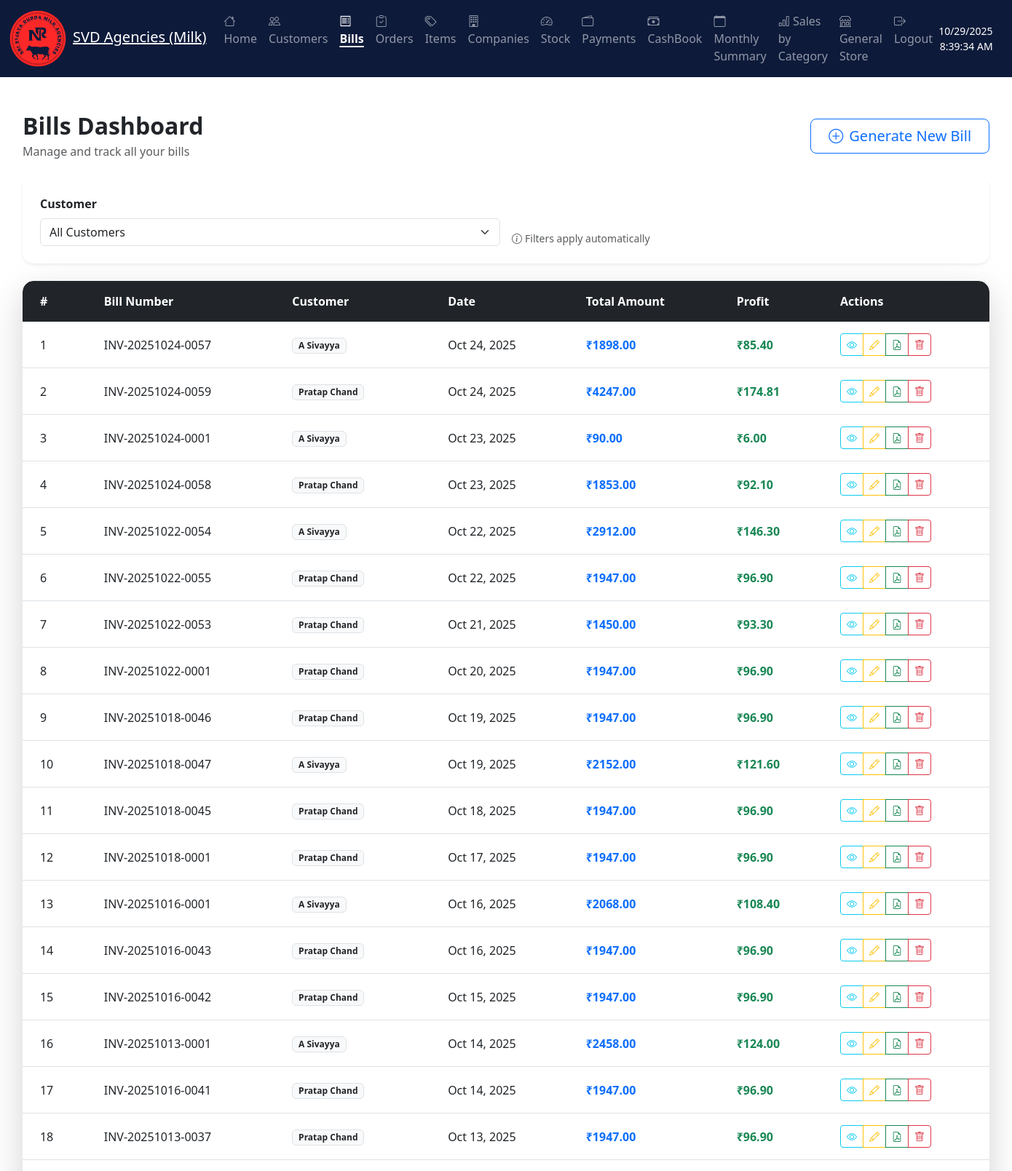
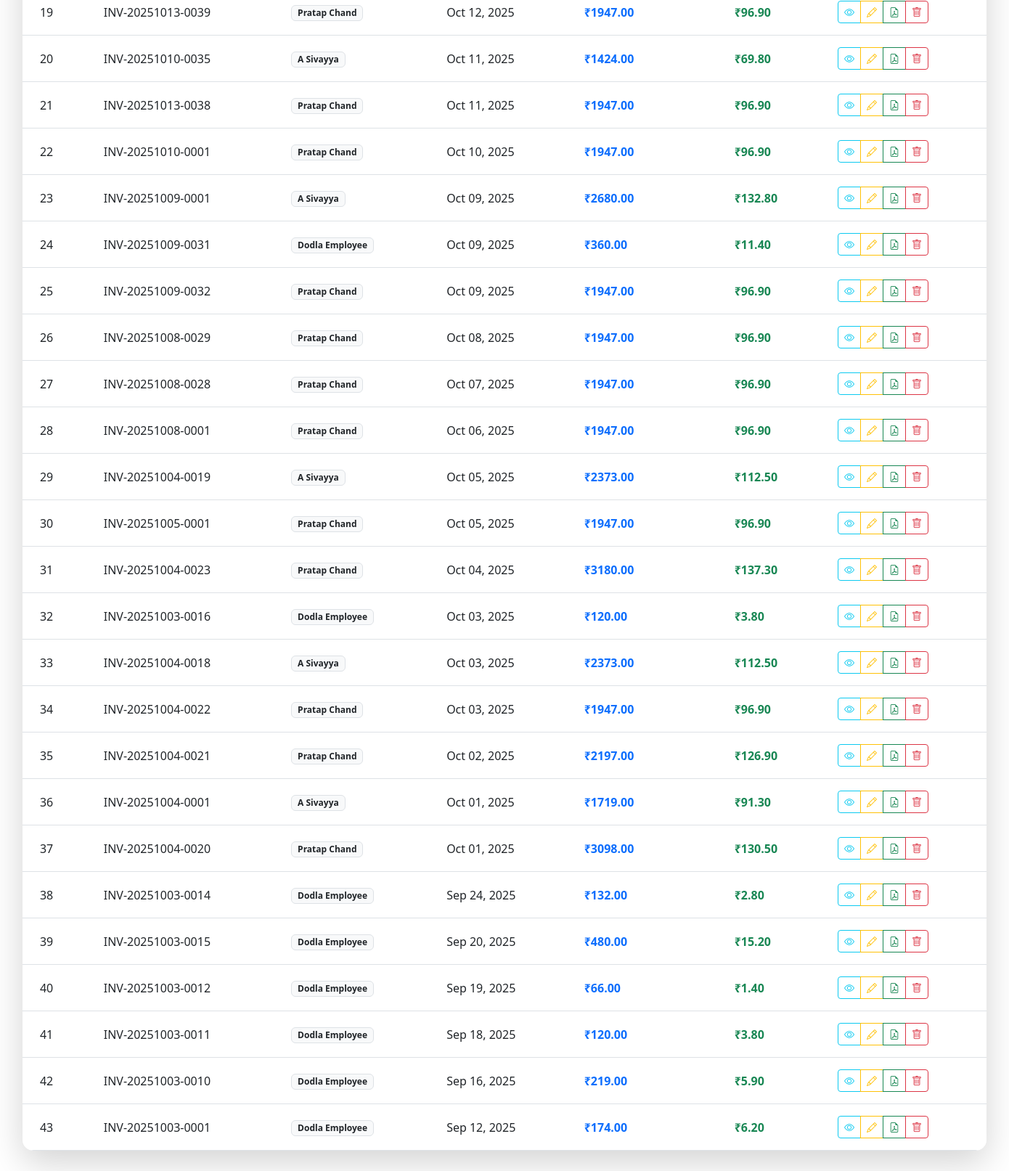
The page /milk_agency/bills/ (signed in) on the database as committed earlier (2 pictures, top to bottom).
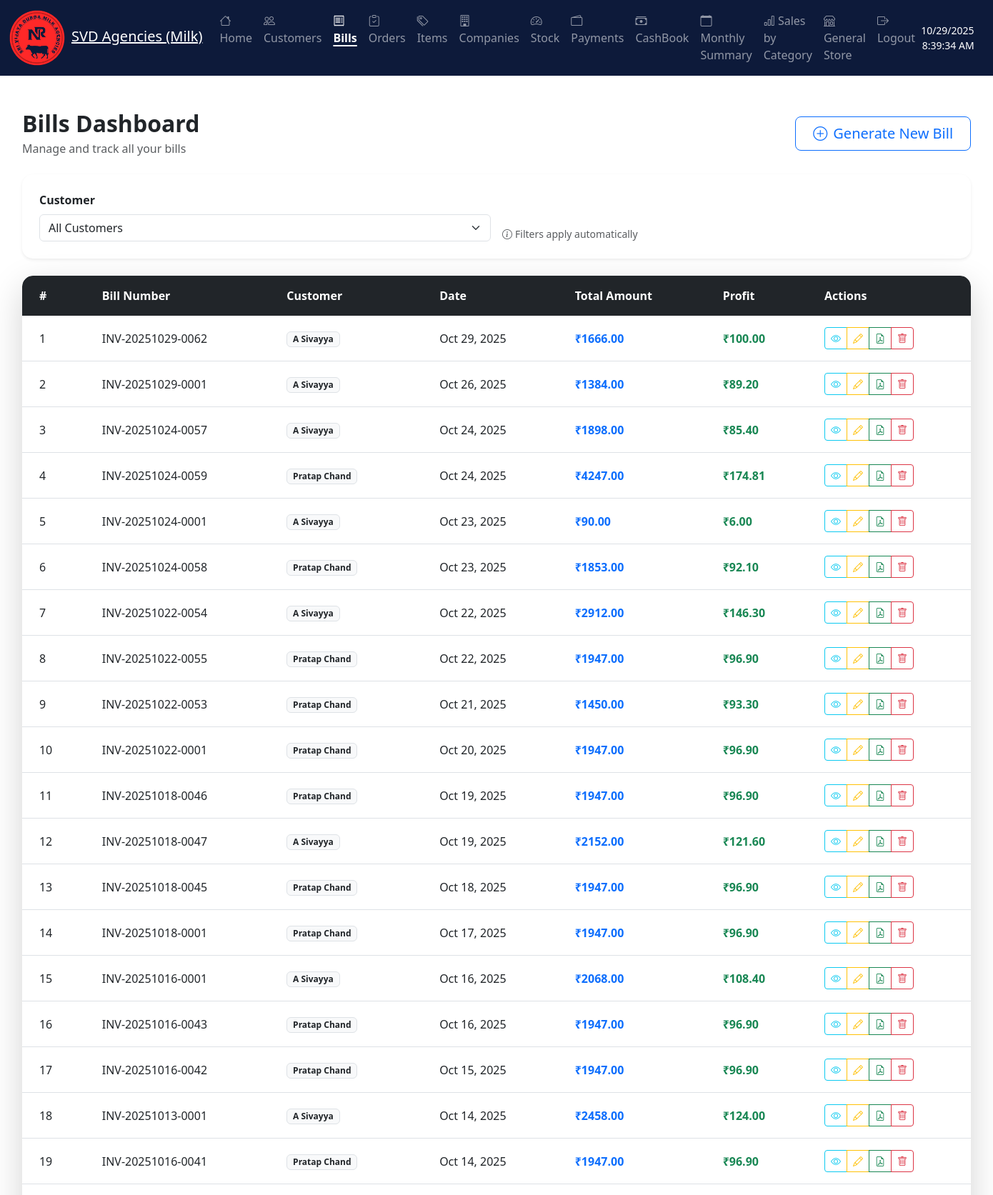
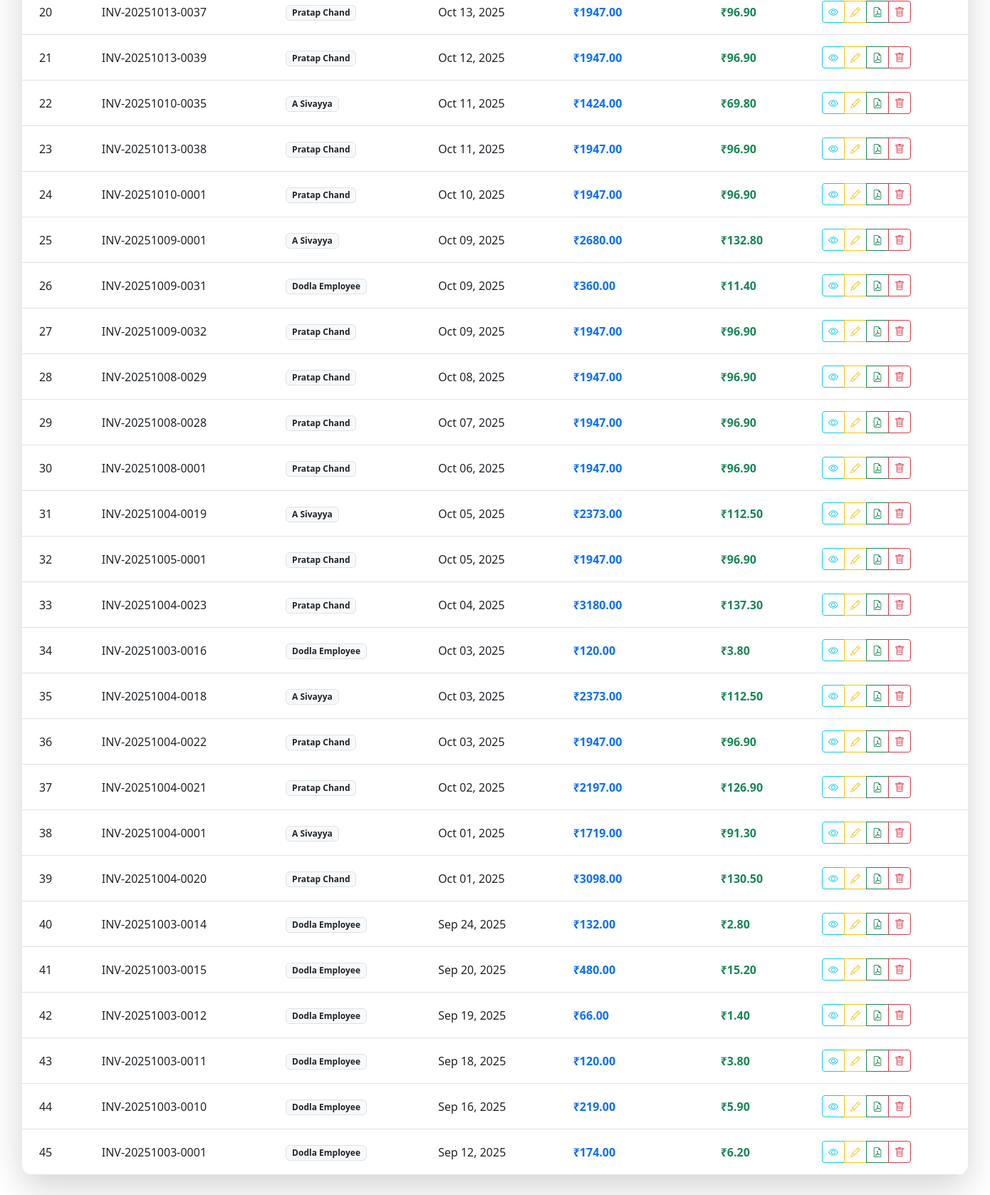
The same page on the database as committed later (2 pictures, top to bottom).
### milk_agency/models.py (models this page shows, shortened)
class Bill(models.Model):
    customer = models.ForeignKey(Customer, on_delete=models.SET_NULL, null=True, blank=True, related_name='bills')
    invoice_number = models.CharField(max_length=50, unique=True)
    invoice_date = models.DateField(default=timezone.now)
    total_amount = models.DecimalField(max_digits=12, decimal_places=2)
    op_due_amount = models.DecimalField(max_digits=12, decimal_places=2, default=0)
    last_paid = models.DecimalField(max_digits=12, decimal_places=2, default=0, help_text="Last paid amount for this bill")
    profit = models.DecimalField(max_digits=12, decimal_places=2, default=0, help_text="Total profit from this bill")
    created_at = models.DateTimeField(auto_now_add=True, null=True, blank=True)

class Customer(AbstractBaseUser, PermissionsMixin):
    phone = models.CharField(max_length=20, unique=True, help_text="Phone number for login")
    name = models.CharField(max_length=255)
    shop_name = models.CharField(max_length=255, blank=True, help_text="Name of the customer's shop")
    retailer_id = models.CharField(max_length=100, blank=True, help_text="Unique identifier for the retailer")
    flat_number = models.CharField(max_length=255, blank=True)
    area = models.CharField(max_length=255, blank=True)
    pin_code = models.CharField(max_length=10, blank=True)
    city = models.CharField(max_length=100, blank=True)
    state = models.CharField(max_length=100, blank=True)
    due = models.DecimalField(max_digits=12, decimal_places=2, default=0, help_text="Customer's current balance")
    last_paid_balance = models.DecimalField(max_digits=12, decimal_places=2, default=0)
    frozen = models.BooleanField(default=False)
    last_login = models.DateTimeField(blank=True, null=True)
    is_active = models.BooleanField(default=True)
    is_staff = models.BooleanField(default=False)  # Needed to access admin site
    objects = CustomerManager()
    USERNAME_FIELD = "phone"
    REQUIRED_FIELDS = ["name"]
    groups = models.ManyToManyField(
        'auth.Group',
        related_name='customer_groups',
        blank=True,
        help_text='The groups this customer belongs to.',
        verbose_name='groups',
    )
    user_permissions = models.ManyToManyField(
        'auth.Permission',
        related_name='customer_permissions',
        blank=True,
        help_text='Specific permissions for this customer.',
        verbose_name='user permissions',
    )
    class Meta:
        ordering = ["name"]

### milk_agency/views_bills.py (the view)
# urls.py: path('bills/', views_bills.bills_dashboard, name='bills_dashboard'),
@login_required
def bills_dashboard(request):
    customer_id = request.GET.get('customer', '')
    bills = Bill.objects.select_related('customer')
    if customer_id:
        try:
            bills = bills.filter(customer_id=int(customer_id))
        except ValueError:
            pass  # Invalid customer ID, ignore filter
    bills = bills.order_by('-invoice_date')
    customers = Customer.objects.filter(frozen=False).order_by('name')
    context = {
        'bills': bills,
        'customers': customers,
        'selected_customer': customer_id,
    }
    return render(request, 'milk_agency/bills/bills_dashboard.html', context)

### customer_portal/authentication.py (called while the page is built)
    def get_user(self, user_id):
        try:
            return Customer.objects.get(pk=user_id)
        except Customer.DoesNotExist:
            return None

### templates/milk_agency/bills/bills_dashboard.html (shortened to what the changed rows need)
{% extends "milk_agency/home/base.html" %}
{% block content %}
<div class="container-fluid py-4">
    <div class="row mb-4">
        <div class="col-12">
            <div class="d-flex flex-column flex-lg-row justify-content-between align-items-start align-items-lg-center gap-3">
                <div>
                    <h2 class="mb-1 fw-bold">Bills Dashboard</h2>
                </div>
            </div>
        </div>
    </div>
    <div class="row">
        <div class="col-12">
            <div class="card shadow-lg border-0">
                <div class="card-body p-0">
                    <div class="table-responsive">
                        <table class="table table-hover mb-0" id="billsTable">
                            <thead class="table-dark">
                                <tr>
                                    <th class="border-0 fw-semibold py-3 px-4">#</th>
                                    <th class="border-0 fw-semibold py-3 px-4">Bill Number</th>
                                    <th class="border-0 fw-semibold py-3 px-4">Customer</th>
                                    <th class="border-0 fw-semibold py-3 px-4">Date</th>
                                    <th class="border-0 fw-semibold py-3 px-4">Total Amount</th>
                                    <th class="border-0 fw-semibold py-3 px-4">Profit</th>
                                    <th class="border-0 fw-semibold py-3 px-4">Actions</th>
                                </tr>
                            </thead>
                            <tbody>
                                {% for bill in bills %}
                                <tr class="align-middle" data-customer="{{ bill.customer.id }}" data-date="{{ bill.invoice_date|date:'Y-m-d' }}">
                                    <td class="py-3 px-4">{{ forloop.counter }}</td>
                                    <td class="py-3 px-4 fw-medium">{{ bill.invoice_number }}</td>
                                    <td class="py-3 px-4">
                                        <span class="badge bg-light text-dark border">{{ bill.customer.name }}</span>
                                    </td>
                                    <td class="py-3 px-4">{{ bill.invoice_date|date:"M d, Y" }}</td>
                                    <td class="py-3 px-4 fw-semibold text-primary">₹{{ bill.total_amount }}</td>
                                    <td class="py-3 px-4 fw-semibold text-success">₹{{ bill.profit }}</td>
                                    <td class="py-3 px-4">
                                        <div class="btn-group" role="group">
                                            <a href="{% url 'milk_agency:view_bill' bill.id %}" class="btn btn-sm btn-outline-info" title="View Bill">
                                                <i class="bi bi-eye"></i>
                                            </a>
                                            <a href="{% url 'milk_agency:edit_bill' bill.id %}" class="btn btn-sm btn-outline-warning" title="Edit Bill">
                                                <i class="bi bi-pencil"></i>
                                            </a>
                                            <a href="{% url 'milk_agency:generate_invoice_pdf' bill.id %}" class="btn btn-sm btn-outline-success" title="Download PDF">
                                                <i class="bi bi-file-earmark-pdf"></i>
                                            </a>
                                            <a href="{% url 'milk_agency:delete_bill' bill.id %}" class="btn btn-sm btn-outline-danger" title="Delete Bill">
                                                <i class="bi bi-trash"></i>
                                            </a>
                                        </div>
                                    </td>
                                </tr>
                                {% endfor %}
                            </tbody>
                        </table>
                    </div>
                </div>
            </div>
        </div>
    </div>
</div>
{% endblock %}

Rows that differ between the two databases and show on the page:
added Bill: invoice_number "INV-20251029-0062", customer.name "A Sivayya", invoice_date "Oct 29, 2025", total_amount "1666.00", profit "100.00"
added Bill: invoice_number "INV-20251029-0001", customer.name "A Sivayya", invoice_date "Oct 26, 2025", total_amount "1384.00", profit "89.20"
